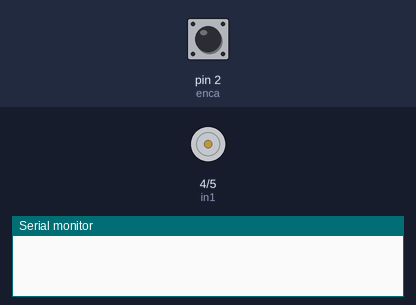
The sketch below on a simulated Arduino Uno, built with avr-gcc and run on an emulated ATmega328P. Parts: motor-driver pin pairs drawn as motors (green arrow = first pin HIGH = forward, orange = second pin HIGH = backward, longer = more drive), the last lines printed to the serial monitor. The inputs (shaded band) are chosen by the test bench; at power-on: pin 2 (enca) HIGH.

Above: at 1.0 s.
At 3.0 s:
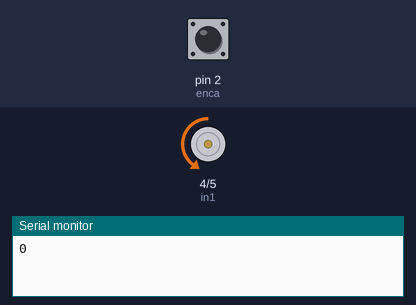
Timing chart, 0 to 7.8 s (numbered marks = the images above):
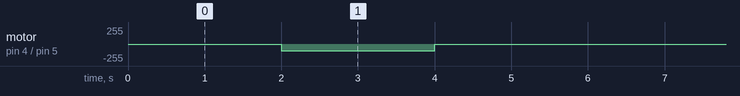

The sketch:

02_dc_motor_with_encoder_test.ino
```cpp
/* dc motor and encoder testing
  please make sure all the wiring are correct so encoder
  might have different color wire for encoder power connection

  1 rotation = 300 pulse in encoder

  Abhi
  Oct 19 2025*/

// we are using interrupts so make sure pins
// that we are using do have this function avaiable
#define enca 2 //white
#define encb 3 //yellow

#define in1 4
#define in2 5

int pos = 0;
//analog write takes values between 0 (always off) and 255 (always on).
int valo = 100;

void setup() {
  Serial.begin(9600);
  pinMode(enca, INPUT);
  pinMode(encb, INPUT);
  attachInterrupt(digitalPinToInterrupt(enca), readEncoder,RISING);

  pinMode(in2, OUTPUT);
  pinMode(in1, OUTPUT);
}

void loop() {
  setMotor(1, valo, in1, in2);
  delay(2000);
  Serial.println(pos);

  setMotor(-1, valo, in1, in2);
  delay(2000);
  Serial.println(pos);

  setMotor(0,valo, in1, in2);
  delay(2000);
  Serial.println(pos);

}

void setMotor(int dir, int pwmVal, int in1_pin, int in2_pin){
  if(dir == 1){
    analogWrite(in1_pin, pwmVal);
    digitalWrite(in2_pin, LOW);
  }
  else if(dir == -1){
    digitalWrite(in1_pin, LOW);
    analogWrite(in2_pin, pwmVal);
  }
  else{
    digitalWrite(in1_pin, LOW);
    digitalWrite(in2_pin, LOW);
  }
}

void readEncoder(){
  int b = digitalRead(encb);

  if (b>0){
    pos++;
  }
  else {
    pos--;
  }
}
```

Measured:
- by itself, motor on pin 4 (in1) / pin 5 (in2): alternates backward 100/255 for 2.0 s and stopped for 4.0 s
